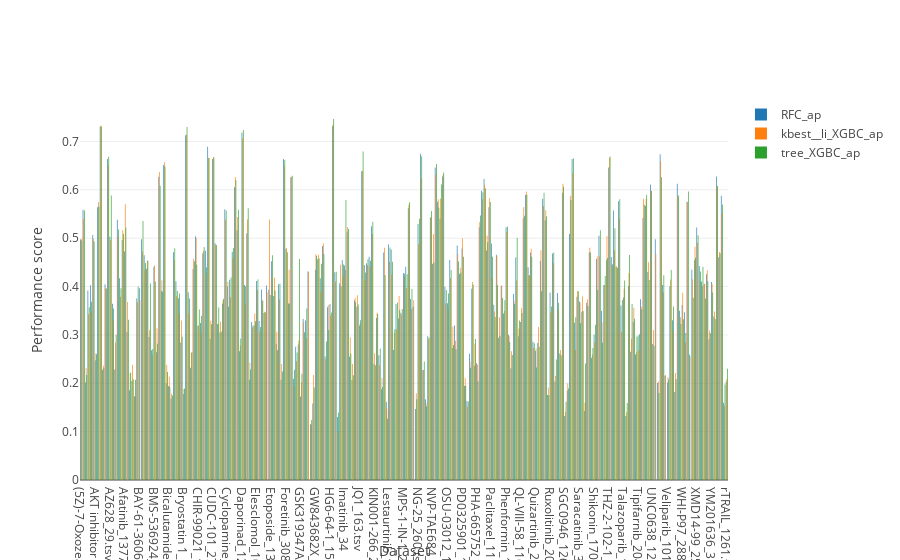
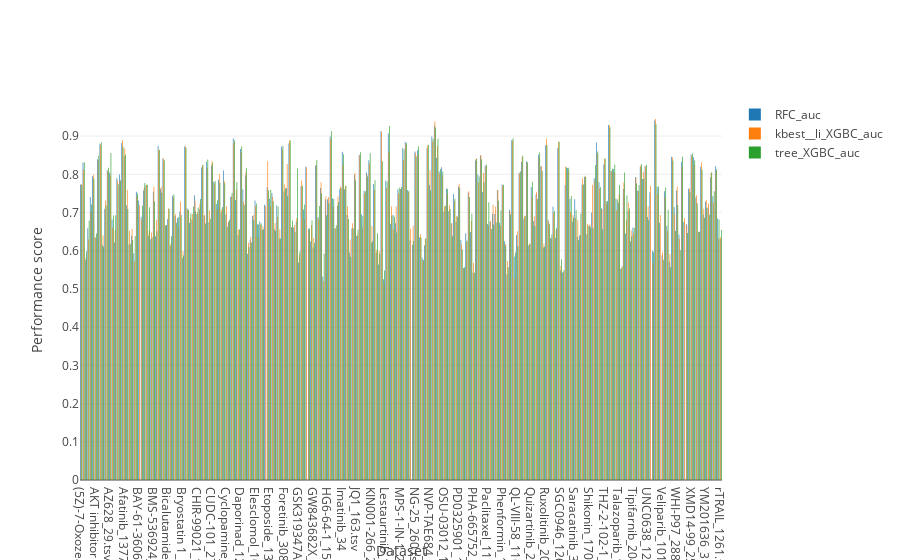

Write notebook code for charts like these, in order.
### Code cell
data1 = go.Bar(
    x = results[results['classifier'] == 'RandomForestClassifier']['dataset'],
    y = results[results['classifier'] == 'RandomForestClassifier']['mean_test_binarize_average_precision_scorer'],
    name = 'RFC_ap'
)

data2 = go.Bar(
    x = results[results['classifier'] == 'kbest__li_XGBClassifier']['dataset'],
    y = results[results['classifier'] == 'kbest__li_XGBClassifier']['mean_test_binarize_average_precision_scorer'],
    name = 'kbest__li_XGBC_ap'
)

data3 = go.Bar(
    x = results[results['classifier'] == 'tree_XGBClassifier']['dataset'],
    y = results[results['classifier'] == 'tree_XGBClassifier']['mean_test_binarize_average_precision_scorer'],
    name = 'tree_XGBC_ap'
)

data11 = go.Bar(
    x = results_auc[results_auc['classifier'] == 'RandomForestClassifier']['dataset'],
    y = results_auc[results_auc['classifier'] == 'RandomForestClassifier']['mean_test_binarize_auc_scorer'],
    name = 'RFC_auc'
)

data12 = go.Bar(
    x = results_auc[results_auc['classifier'] == 'kbest__li_XGBClassifier']['dataset'],
    y = results_auc[results_auc['classifier'] == 'kbest__li_XGBClassifier']['mean_test_binarize_auc_scorer'],
    name = 'kbest__li_XGBC_auc'
)

data13 = go.Bar(
    x = results_auc[results_auc['classifier'] == 'tree_XGBClassifier']['dataset'],
    y = results_auc[results_auc['classifier'] == 'tree_XGBClassifier']['mean_test_binarize_auc_scorer'],
    name = 'tree_XGBC_auc'
)

layout = go.Layout(
    xaxis=dict(
        title='Dataset'
    ),
    yaxis=dict(
        title='Performance score'
    ),
    barmode = 'group'
)
fig = go.Figure(data=[data1, data2, data3], layout=layout)
iplot(fig)
#iplot(fig, filename='/Users/guq/Downloads/newplot_ap_1.png', image='png')


fig = go.Figure(data=[data11, data12, data13], layout=layout)
#iplot(fig, filename='/Users/guq/Downloads/newplot_roc_1.png', image='png')
iplot(fig)
# To show plot, paste the link to this GitHub notebook into http://nbviewer.jupyter.org/

### Figure 1 — Plotly figure (JSON) as saved in the notebook; plotly's stock layout.template omitted (floating-point values rounded to 4 significant figures; data arrays with more than 128 entries replaced by an {"elided": "..."} marker saying what was removed)
{"data": [{"name": "RFC_ap", "type": "bar", "uid": "99e5351a-7cc9-11e9-9e31-acbc32846fd5", "x": {"elided": "265 str values"}, "y": {"elided": "265 float values"}}, {"name": "kbest__li_XGBC_ap", "type": "bar", "uid": "99e536a0-7cc9-11e9-9e31-acbc32846fd5", "x": {"elided": "265 str values"}, "y": {"elided": "265 float values"}}, {"name": "tree_XGBC_ap", "type": "bar", "uid": "99e5374a-7cc9-11e9-9e31-acbc32846fd5", "x": {"elided": "258 str values"}, "y": {"elided": "258 float values"}}], "layout": {"barmode": "group", "xaxis": {"title": "Dataset"}, "yaxis": {"title": "Performance score"}}}

### Figure 2 — Plotly figure (JSON) as saved in the notebook; plotly's stock layout.template omitted (floating-point values rounded to 4 significant figures; data arrays with more than 128 entries replaced by an {"elided": "..."} marker saying what was removed)
{"data": [{"name": "RFC_auc", "type": "bar", "uid": "99e9f122-7cc9-11e9-9e31-acbc32846fd5", "x": {"elided": "265 str values"}, "y": {"elided": "265 float values"}}, {"name": "kbest__li_XGBC_auc", "type": "bar", "uid": "99e9f294-7cc9-11e9-9e31-acbc32846fd5", "x": {"elided": "265 str values"}, "y": {"elided": "265 float values"}}, {"name": "tree_XGBC_auc", "type": "bar", "uid": "99e9f334-7cc9-11e9-9e31-acbc32846fd5", "x": {"elided": "258 str values"}, "y": {"elided": "258 float values"}}], "layout": {"barmode": "group", "xaxis": {"title": "Dataset"}, "yaxis": {"title": "Performance score"}}}
